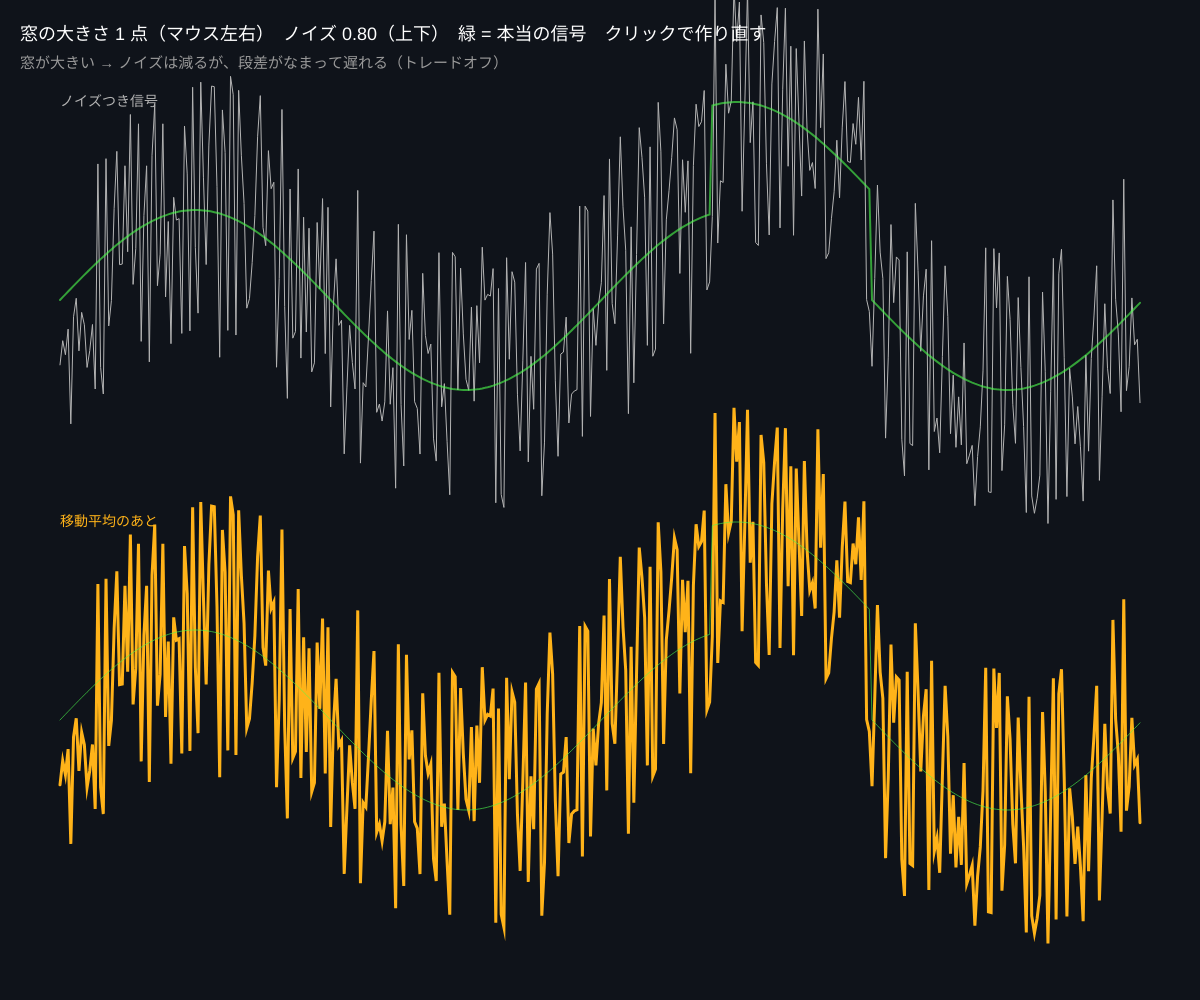
Frame 1 (no input)
Frame 60 (no input): identical to frame 1, image omitted
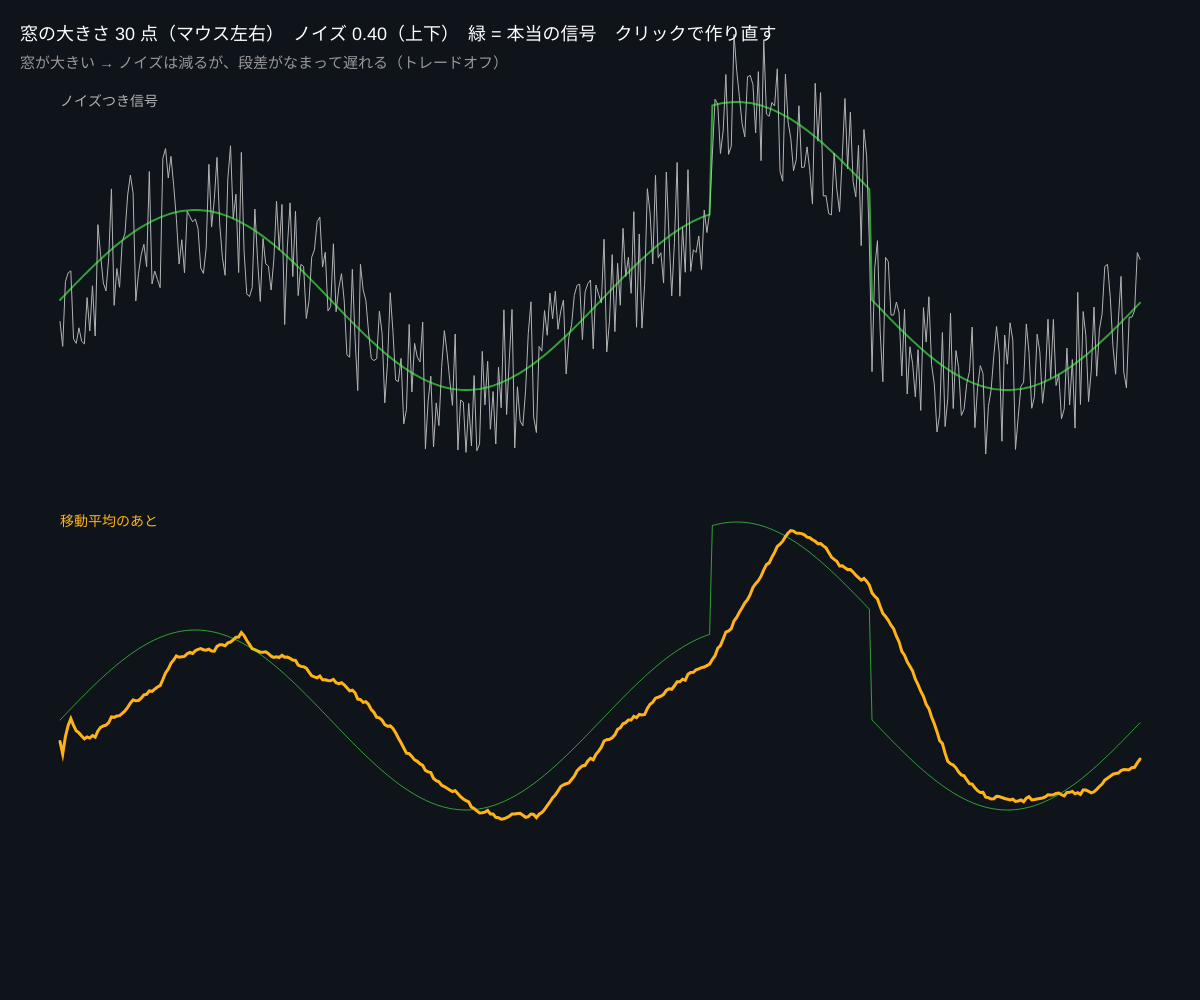
Frame 120 (the mouse pressed at the canvas centre since frame 60)

The p5.js sketch that drew these frames (run headless with seeded random() and noise() and a simulated clock; from frame 60 on, the mouse is pressed at the canvas centre):

// p5.js sketch
// ── sketch.js
// ============================================
// 08 移動平均フィルタ（ノイズを取る）
// ノイズだらけの信号を「近くの何点かの平均」に置きかえると、なめらかになる
// でも窓を大きくしすぎると、本当の変化まで消えて、遅れが出る
// マウス左右 = 窓の大きさ / 上下 = ノイズの強さ / クリックで信号を作り直す
// ============================================

let N = 400;
let clean = [], noisy = [];
let windowSize = 5;
let noiseAmp = 0.3;
let seed = 1;

function setup() {
  createCanvas(windowWidth, windowHeight);
  colorMode(HSB, 360, 100, 100, 100);
  makeSignal();
}

function makeSignal() {
  randomSeed(seed);
  clean = [];
  for (let i = 0; i < N; i++) {
    let t = i / N;
    // 本当の信号：ゆっくりした波 ＋ 途中で段差
    clean.push(0.5 * sin(TWO_PI * 2 * t) + (t > 0.6 && t < 0.75 ? 0.6 : 0));
  }
}

function draw() {
  background(220, 40, 10);
  windowSize = floor(map(mouseX, 0, width, 1, 60, true));
  noiseAmp = map(mouseY, 0, height, 0.8, 0, true);

  randomSeed(seed + 99);
  noisy = clean.map((v) => v + random(-noiseAmp, noiseAmp));

  // ★ 移動平均：各点を「前後 windowSize 個の平均」に置きかえる
  let filtered = [];
  for (let i = 0; i < N; i++) {
    let sum = 0, cnt = 0;
    for (let k = i - windowSize + 1; k <= i; k++) {
      if (k >= 0) {
        sum += noisy[k];
        cnt++;
      }
    }
    filtered.push(sum / cnt);
  }

  let left = 60, right = width - 60;
  drawSeries(noisy, left, right, height * 0.3, height * 0.18, 0, 0, 70, 1, 'ノイズつき信号');
  drawSeries(clean, left, right, height * 0.3, height * 0.18, 120, 70, 100, 2, '');
  drawSeries(filtered, left, right, height * 0.72, height * 0.18, 40, 90, 100, 3, '移動平均のあと');
  drawSeries(clean, left, right, height * 0.72, height * 0.18, 120, 70, 100, 1, '');

  noStroke();
  fill(0, 0, 100);
  textSize(18);
  text('窓の大きさ ' + windowSize + ' 点（マウス左右）　ノイズ ' + nf(noiseAmp, 1, 2) + '（上下）　緑 = 本当の信号　クリックで作り直す', 20, 40);
  fill(0, 0, 60);
  textSize(15);
  text('窓が大きい → ノイズは減るが、段差がなまって遅れる（トレードオフ）', 20, 68);
}

function drawSeries(arr, left, right, mid, h, hue, sat, bri, w, label) {
  noFill();
  stroke(hue, sat, bri, label ? 100 : 60);
  strokeWeight(w);
  beginShape();
  for (let i = 0; i < arr.length; i++) vertex(map(i, 0, arr.length - 1, left, right), mid - arr[i] * h);
  endShape();
  if (label) {
    noStroke();
    fill(hue, sat, bri);
    textSize(14);
    text(label, left, mid - h - 14);
  }
}

function mousePressed() {
  seed = floor(random(10000));
  makeSignal();
}

// ---------- やってみよう ----------
// 1. 窓 1（何もしない）→ 5 → 20 → 60 と変えて、ノイズと遅れのバランスを見る
// 2. 平均の代わりに「中央値」にすると、段差が残りやすい（メディアンフィルタ）
// 3. 窓の中で「真ん中ほど重く」平均する（重みつき）と、どう変わる？
